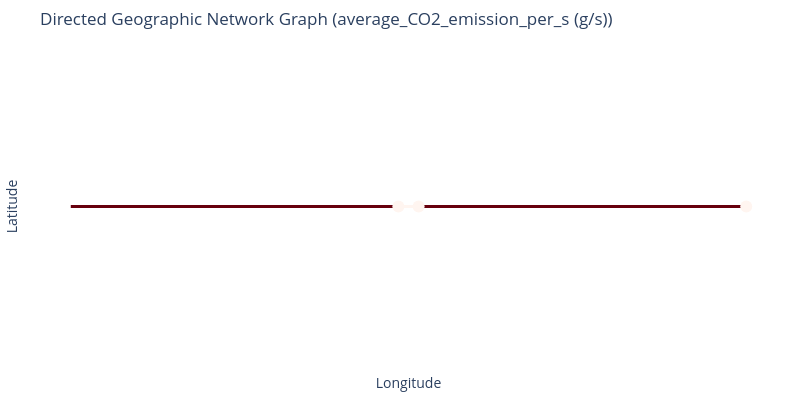

Notebook code for this chart:
### Code cell
fig = plot_gdf_eventtable(gdf_eventtable_energy_fuel, attr='average_CO2_emission_per_s (g/s)')
fig.show()

### Figure 1 — Plotly figure (JSON) as saved in the notebook; plotly's stock layout.template omitted (floating-point values rounded to 4 significant figures)
{"data": [{"hovertext": "average_CO2_emission_per_s (g/s): 20.618890820506767", "line": {"color": "rgb(255, 245, 240)", "width": 3}, "mode": "lines", "type": "scatter", "x": [-0.001347, 0.001347], "y": [0, 0]}, {"hovertext": "average_CO2_emission_per_s (g/s): 20.618890848148975", "line": {"color": "rgb(255, 245, 240)", "width": 3}, "mode": "lines", "type": "scatter", "x": [-0.001797, -0.001347], "y": [0, 0]}, {"hovertext": "average_CO2_emission_per_s (g/s): 203.8700935328978", "line": {"color": "rgb(103, 0, 13)", "width": 3}, "mode": "lines", "type": "scatter", "x": [-0.04492, -0.001797], "y": [0, 0]}, {"hovertext": "average_CO2_emission_per_s (g/s): 20.61889075140125", "line": {"color": "rgb(255, 245, 240)", "width": 3}, "mode": "lines", "type": "scatter", "x": [0.001347, 0.001797], "y": [0, 0]}, {"hovertext": "average_CO2_emission_per_s (g/s): 203.8700935328978", "line": {"color": "rgb(103, 0, 13)", "width": 3}, "mode": "lines", "type": "scatter", "x": [0.001797, 0.04492], "y": [0, 0]}, {"hovertext": "average_CO2_emission_per_s (g/s): 17.34652265313538", "marker": {"color": "rgb(255, 245, 240)", "size": 12}, "mode": "markers", "type": "scatter", "x": [-0.001347], "y": [0]}, {"hovertext": "average_CO2_emission_per_s (g/s): 17.34652265313538", "marker": {"color": "rgb(255, 245, 240)", "size": 12}, "mode": "markers", "type": "scatter", "x": [0.001347], "y": [0]}, {"hovertext": "average_CO2_emission_per_s (g/s): 17.346522653135384", "marker": {"color": "rgb(255, 245, 240)", "size": 12}, "mode": "markers", "type": "scatter", "x": [0.04492], "y": [0]}], "layout": {"height": 400, "margin": {"b": 20, "l": 20, "r": 20, "t": 50}, "plot_bgcolor": "white", "showlegend": false, "title": {"text": "Directed Geographic Network Graph (average_CO2_emission_per_s (g/s))"}, "width": 800, "xaxis": {"range": [-0.04941, 0.04941], "showgrid": false, "showticklabels": false, "title": {"text": "Longitude"}, "zeroline": false}, "yaxis": {"range": [-1, 1], "showgrid": false, "showticklabels": false, "title": {"text": "Latitude"}, "zeroline": false}}}
